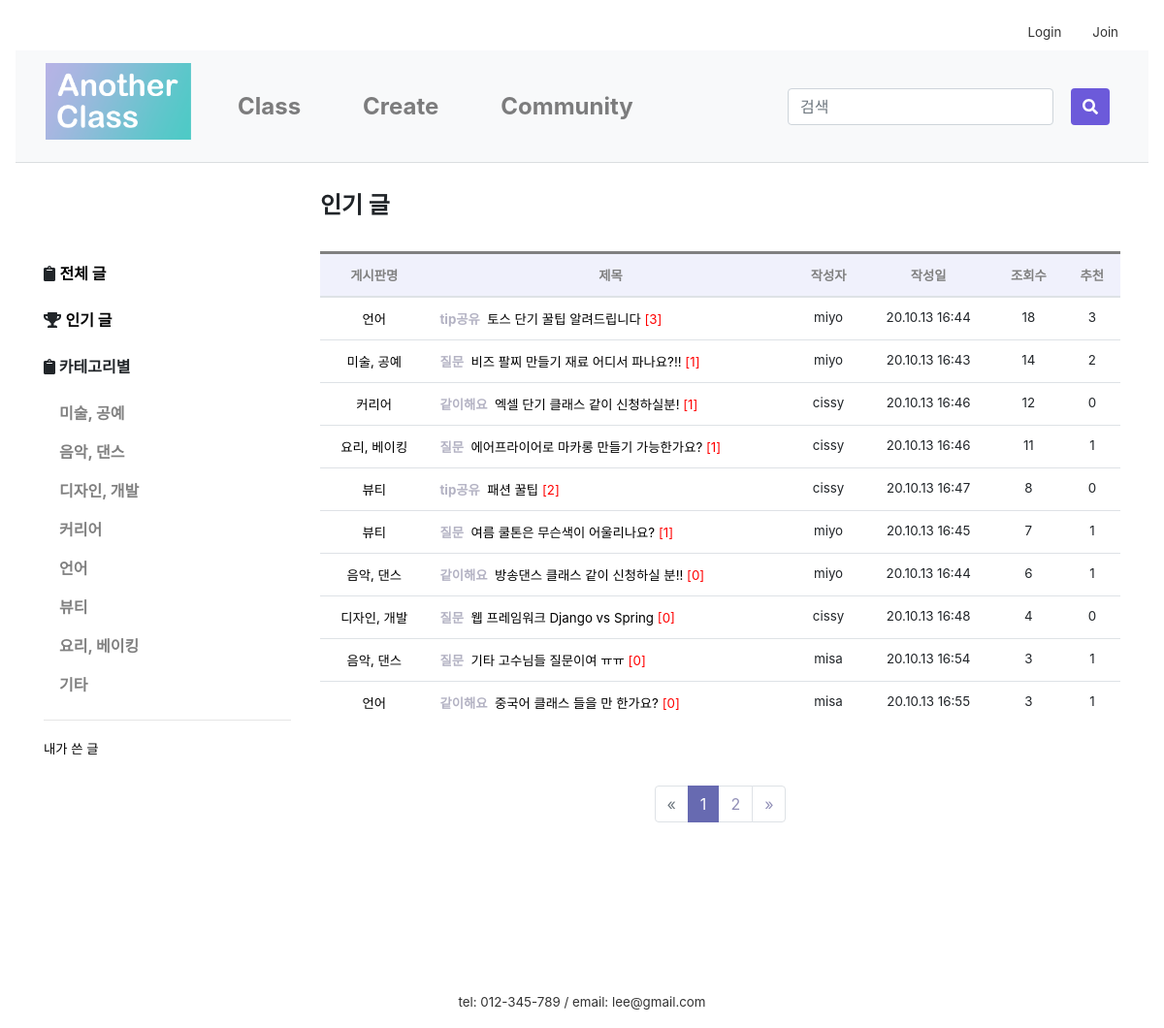
/community/best/, run on an earlier commit of the app's database.
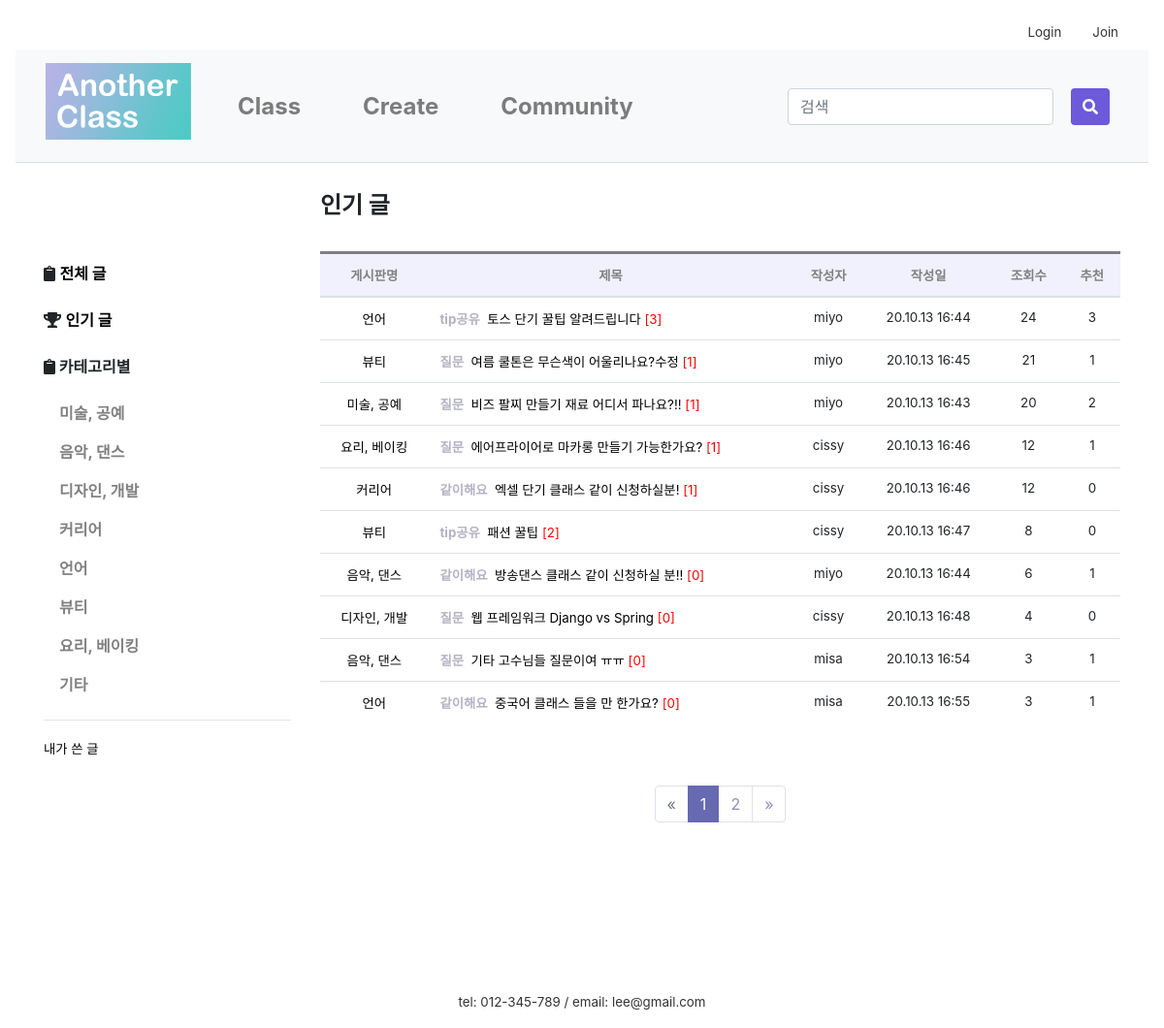
And on a later commit of the database.
### firstApp/models.py (models this page shows, shortened)
class Category(models.Model):
    name = models.CharField(max_length=20)
    def __str__(self):
        return self.name

class Post(models.Model):
    author = models.ForeignKey(settings.AUTH_USER_MODEL, on_delete=models.CASCADE, default=1)
    category = models.ForeignKey('firstApp.Category', on_delete=models.CASCADE, default=2)
    bullet = models.ForeignKey('firstApp.Bullet', on_delete=models.CASCADE, default=1)
    title = models.CharField(max_length=60)
    text = RichTextUploadingField()
    created_date = models.DateTimeField(default=timezone.now)
    published_date = models.DateTimeField(
            blank=True, null=True)
    views = models.PositiveIntegerField(default=0)
    recommendations = models.PositiveIntegerField(default=0)
    recommend_user = models.ManyToManyField(settings.AUTH_USER_MODEL, related_name='recommend_post')
    no_recommendations = models.PositiveIntegerField(default=0)
    no_recommend_user = models.ManyToManyField(settings.AUTH_USER_MODEL, related_name='no_recommend_post')
    class Meta:
        ordering = ['-id']

class Bullet(models.Model):
    name = models.CharField(max_length=20)
    def __str__(self):
        return self.name

### firstApp/views.py (the view)
# urls.py: path('community/best/', views.bestPost, name='bestPost'),
def bestPost(request):
    cate_list = Category.objects.all()
    post_list = Post.objects.order_by('-views', '-recommendations')
    page = request.GET.get('page', 1)
    paginator = Paginator(post_list, 10)
    try:
        posts = paginator.page(page)
    except PageNotAnInteger:
        posts = paginator.page(1)
    except EmptyPage:
        posts = paginator.page(paginator.num_pages)
    return render(request, 'firstApp/community.html', {
       'posts': posts, 'cate_list': cate_list, 'cateName': "인기 글", 'cateId': "0", 'page': page})

### firstApp/templates/firstApp/community.html (shortened to what this page needs)
{% extends 'firstApp/base.html'%}
{% load static %}
{% block content %}
<link rel="stylesheet" href="{% static 'css/paginate.css' %}">
<link rel="stylesheet" href="{% static 'css/community.css' %}">
		<div class="container">
			<div class="row">
				<div class="col-sm-3">
					<br><br><br>
					<div class="left-sidebar">
						<ul>
                            <li><i class="fas fa-clipboard"></i>
								<a class="a_underline font-weight-bolder" href="{% url 'community' %}">전체 글</a>
							</li>
							<br>
							<li><i class="fas fa-trophy"></i>
								<a class="a_underline font-weight-bolder" href="{% url 'bestPost' %}">인기 글</a>
							</li>
							<br>
							<p class="font-weight-bolder"><i class="fas fa-clipboard"></i> 카테고리별</p>
							<ul class="nav flex-column">
								{% for category in cate_list %}
								<li>
									<a class="nav-link community-nav-link font-weight-bold" href="/community/?cateId={{category.pk}}">
										{{category.name}}
									</a>
								</li>
								{% endfor %}
							</ul>
							<hr>
							<li><a class="a_underline lighter" href="{% url 'myPost' %}" >내가 쓴 글</a></li>
						</ul>
					</div>
				</div>
				<div class="col-sm-9">
					<h4 style="font-weight:bold;">{{cateName}}</h4>
					<br>
					<div class="blog-post-area">
							<table class="table" style="border-top-style:solid;">
								<thead>
								<tr class="lighter text-center">
									<th>게시판명</th>
									<th>제목</th>
									<th>작성자</th>
									<th>작성일</th>
									<th>조회수</th>
									<th>추천</th>
								</tr>
								</thead>
								{% for post in posts %}
								<tr>
									<td class="lighter text-center">
										<a class="a_underline" href="{% url 'community'%}?cateId={{post.category.pk}}">
											{{ post.category }}
										</a>
									</td>
									<td class="lighter">
										<span style="color:#B3B2C3; font-weight:bold;">{{ post.bullet }}</span>&nbsp;
										<a class="a_underline" href="{% url 'post_detail' post.pk %}?cateId={{cateId}}&page={{page}}">
											{{ post.title }}
										</a>
										<span class="lighter" style="color:red;">[{{ post.comments.count }}]</span>
									</td>
									<td class="lighter text-center">{{post.author}}</td>
									<td class="lighter text-center">{{post.created_date|date:'y.m.d H:i'}}</td>
									<td class="lighter text-center">{{post.views}}</td>
									<td class="lighter text-center">{{post.recommendations}}</td>
								</tr>
								{% empty %}
								<tr>
									<td colspan="6"><p class="text-center" style="padding:20%">해당 게시물은 존재하지 않습니다.</p></td>
								</tr>
								{% endfor %}
							</table>
					</div>
					{% if cateId != "0"%}
					<div class="community_search_bar">
					<form action="" method="get" class="form-inline d-flex justify-content-center md-form form-sm active-cyan-2 mt-2">
						<input type="hidden" name="cateId" value="{{cateId}}">
						<select name="b"class="form-control form-control-sm mr-3 w-15">
								<option value="">전체</option>
								{% for bullet in bullets %}
									<option value="{{bullet.pk}}">{{ bullet.name }}</option>
								{% endfor %}
						</select>
						<select name="c"class="form-control form-control-sm mr-3 w-15">
								<option value="1">제목+내용</option>
								<option value="2">작성자</option>
						</select>
					  <input class="form-control form-control-sm mr-3 w-50" type="text" placeholder="검색어를 입력해주세요."
						name="k" value="{{ k }}" aria-label="Search">
						<span class="community_search_icon">
							<input type="submit" value="검색">
						</span>
					</form>
					</div>
					{% else %}
					<br><br>
					{% endif %}
						{% if posts.has_other_pages %}
						<nav aria-label="Page navigation example">
						  <ul class="pagination justify-content-center">
							{% if posts.has_previous %}
							  <li class="page-item">
								  <a class="page-link" href="?cateId={{cateId}}&c={{c}}&k={{k}}&page={{ posts.previous_page_number }}" aria-label="Previous">
								  	<span aria-hidden="true">&laquo;</span>
        							<span class="sr-only">Previous</span>
								  </a>
							  </li>
							{% else %}
							  <li class="page-item disabled"><a class="page-link">
								  <span>&laquo;</span></a></li>
							{% endif %}
							{% for i in posts.paginator.page_range %}
							  {% if posts.number == i %}
							  <li class="page-item active">
								  <a class="page-link" href="#">{{ i }}</a><span class="sr-only">(current)</span></span>
							  </li>
							  {% else %}
							  	<li class="page-item"><a class="page-link" href="?cateId={{cateId}}&c={{c}}&k={{k}}&page={{ i }}">{{ i }}</a></li>
							  {% endif %}
							{% endfor %}
							{% if posts.has_next %}
							  <li class="page-item">
								  <a class="page-link" href="?cateId={{cateId}}&c={{c}}&k={{k}}&page={{ posts.next_page_number }}" aria-label="Next">
									  <span aria-hidden="true">&raquo;</span>
								  </a>
							  </li>
							{% else %}
							  <li class="page-item disabled">
								  <a class="page-link">
								  <span>&raquo;</span>
								  </a>
							  </li>
							{% endif %}
						  </ul>
						</nav>
						{% endif %}
				</div>
			</div>
		</div>
{% endblock content %}

### firstApp/templates/firstApp/base.html (shortened to what this page needs)
{% load static %}
<link rel="stylesheet" href="https://stackpath.bootstrapcdn.com/bootstrap/4.4.1/css/bootstrap.min.css"
>
<link rel="stylesheet" href="{% static 'css/base.css' %}">
<link rel="stylesheet" href="{% static 'css/navbar_custom.css' %}">
<div class="nav inner">
  <div class="container-fluid" style="width:1500px;">
    <nav class="nav nav-masthead justify-content-end">
      {% if user.is_active %}
      <a class="nav-link"><strong>{{user.username}}님, 환영합니다!</strong></a>
      <a class="nav-link" href="/logout">Logout</a>
      <a class="nav-link" href="/mypage">Mypage</a>
      {% else %}
      <a class="nav-link" href="/login">Login</a>
      <a class="nav-link" href="/signup">Join</a>
      {% endif %}
    </nav>
  </div>
</div>
<nav class="navbar navbar-expand-lg navbar-light bg-light navbar-custom">
  <div class="container-fluid" style="width:1500px;">
    <a class="navbar-brand logo" href="/main"><img src="{% static 'image\logo_1.png' %}" alt="Logo" style="max-width: 30vw; width:150px; padding-bottom:10px;"></a>
  <div class="collapse navbar-collapse" id="navbarSupportedContent">
    <ul class="navbar-nav mr-auto">
      <li class="nav-item nav-item-custom">
        <a class="nav-link" href="/class_search">Class</a>
      </li>
      <li class="nav-item nav-item-custom">
        <a class="nav-link" href="/intro_createclass">Create</a>
      </li>
      <li class="nav-item nav-item-custom">
        <a class="nav-link" href="/community">Community</a>
      </li>
    </ul>
  <div class="nav-item nav-item-custom">
    <div class="row">
      <form class="form-inline my-2 my-lg-0" action="{% url 'searchResult' %}" method="get">
      <div class="col-xs-8" style="max-width:50vw;">
        <input class="form-control mr-sm-2" type="search" placeholder="검색" aria-label="Search" name="qq" value="{{ qq }}">
      </div>
       <div class="col-xs-2" style="margin-left:10px;">
          <button class="btn btn-primary my-2 my-sm-0" type="submit" style="height:38px">
        <i class="fas fa-search"></i>
            </button>
       </div>
      </form>
    </div>
      </div>
  </div>
  </div>
</nav>
<main role="main">
  {% block content %}
  {% endblock content%}
</main>
<footer class="mastfoot mt-auto text-center">
  <div class="inner" style="margin-top:10rem;">
    <p style="margin:0">tel: 012-345-789 /
      email: lee@gmail.com</p>
  </div>
</footer>

### firstApp/static/css/base.css (style rules this page uses)
.mastfoot { color: #333; }
.inner { font-size:10pt; }
.btn-primary, .btn-primary:active, .btn-primary:visited { background-color:#6C5ADA !important; border:none !important; color:white !important; }
.a_underline { color:black; }

### firstApp/static/css/navbar_custom.css (style rules this page uses)
a { color:#333; }
.navbar { margin-bottom:30px; border-bottom: 0.1px solid rgb(219, 222, 224); }
.navbar-custom { font-size: x-large; font-weight: bold; background-color: #fff; }
.nav-item-custom { padding-left: 1.5rem; padding-right: 1.5rem; }

### firstApp/static/css/paginate.css (style rules this page uses)
.pagination > .active > a { color: white; background-color: #676AB1 !important; border: solid 1px #676AB1 !important }

### firstApp/static/css/community.css (style rules this page uses)
ul { list-style:none; padding-left:0 }
th { color:gray; background-color:#f0f1fc; }
.lighter { font-size:10pt; }
.community-nav-link,.community_nav-link:visited { color:gray !important; }

What changed in the data, as far as the page shows it:
changed Post "토스 단기 꿀팁 알려드립니다": views "18" → "24"
changed Post: title "여름 쿨톤은 무슨색이 어울리나요?" → "여름 쿨톤은 무슨색이 어울리나요?수정"; views "7" → "21"; moves up the list
changed Post "비즈 팔찌 만들기 재료 어디서 파나요?!!": views "14" → "20"
changed Post "에어프라이어로 마카롱 만들기 가능한가요?": views "11" → "12"; moves down the list
